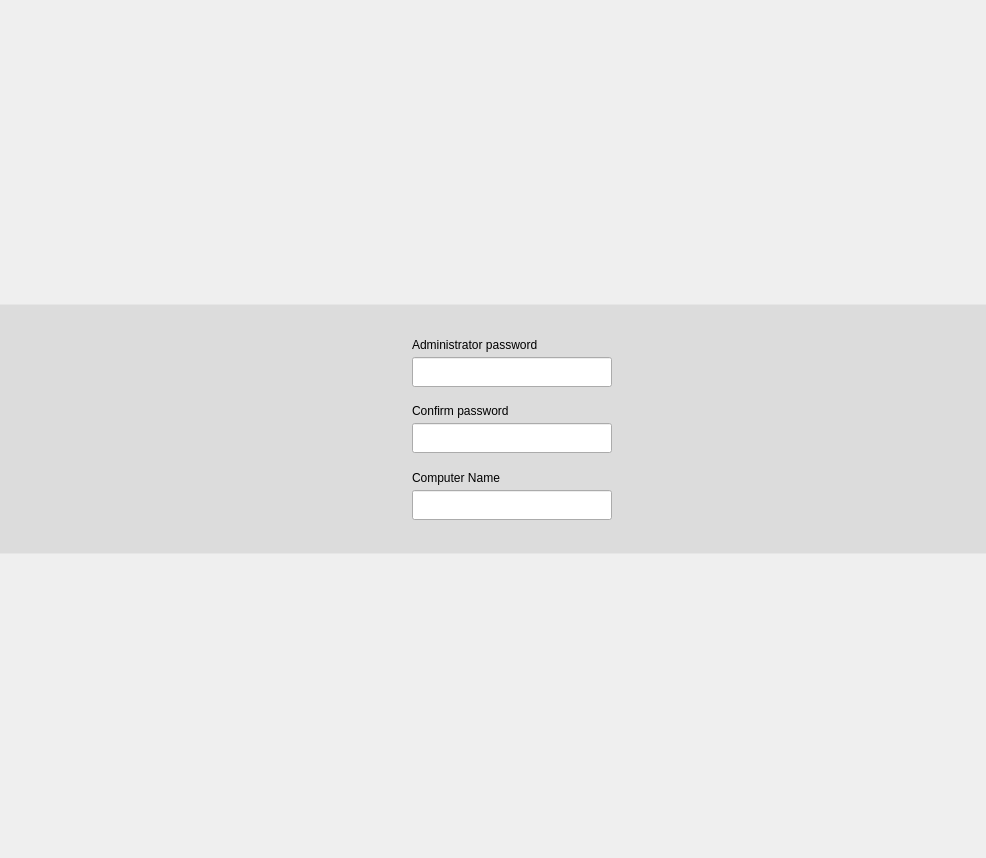
<?xml version="1.0" encoding="UTF-8"?>
<ui version="4.0">
 <class>RootPassWidget</class>
 <widget class="QWidget" name="RootPassWidget">
  <property name="geometry">
   <rect>
    <x>0</x>
    <y>0</y>
    <width>986</width>
    <height>858</height>
   </rect>
  </property>
  <property name="windowTitle">
   <string/>
  </property>
  <layout class="QGridLayout">
   <property name="margin">
    <number>0</number>
   </property>
   <item row="1" column="0" colspan="3">
    <widget class="QFrame" name="frame">
     <property name="sizePolicy">
      <sizepolicy hsizetype="Expanding" vsizetype="Preferred">
       <horstretch>0</horstretch>
       <verstretch>0</verstretch>
      </sizepolicy>
     </property>
     <property name="minimumSize">
      <size>
       <width>600</width>
       <height>250</height>
      </size>
     </property>
     <property name="maximumSize">
      <size>
       <width>16777215</width>
       <height>250</height>
      </size>
     </property>
     <property name="styleSheet">
      <string notr="true">#frame{
background-color: rgba(0,0,0,20);
border-top: 1px solid rgba(255, 255, 255, 75);/*white*/
border-bottom: 1px solid rgba(255, 255, 255, 75);/*white*/
}</string>
     </property>
     <property name="frameShape">
      <enum>QFrame::NoFrame</enum>
     </property>
     <property name="frameShadow">
      <enum>QFrame::Raised</enum>
     </property>
     <layout class="QHBoxLayout" name="horizontalLayout_2">
      <property name="spacing">
       <number>30</number>
      </property>
      <property name="leftMargin">
       <number>0</number>
      </property>
      <property name="topMargin">
       <number>20</number>
      </property>
      <property name="rightMargin">
       <number>0</number>
      </property>
      <property name="bottomMargin">
       <number>20</number>
      </property>
      <item>
       <spacer name="horizontalSpacer">
        <property name="orientation">
         <enum>Qt::Horizontal</enum>
        </property>
        <property name="sizeHint" stdset="0">
         <size>
          <width>40</width>
          <height>20</height>
         </size>
        </property>
       </spacer>
      </item>
      <item>
       <widget class="QLabel" name="pix">
        <property name="sizePolicy">
         <sizepolicy hsizetype="Fixed" vsizetype="Preferred">
          <horstretch>0</horstretch>
          <verstretch>0</verstretch>
         </sizepolicy>
        </property>
        <property name="text">
         <string/>
        </property>
        <property name="pixmap">
         <pixmap>:/gui/pics/meeting-participant-big.png</pixmap>
        </property>
        <property name="alignment">
         <set>Qt::AlignCenter</set>
        </property>
        <property name="wordWrap">
         <bool>false</bool>
        </property>
       </widget>
      </item>
      <item>
       <widget class="QFrame" name="groupBox">
        <property name="sizePolicy">
         <sizepolicy hsizetype="Fixed" vsizetype="Preferred">
          <horstretch>0</horstretch>
          <verstretch>0</verstretch>
         </sizepolicy>
        </property>
        <property name="frameShape">
         <enum>QFrame::NoFrame</enum>
        </property>
        <property name="frameShadow">
         <enum>QFrame::Raised</enum>
        </property>
        <layout class="QVBoxLayout" name="verticalLayout_2">
         <property name="spacing">
          <number>5</number>
         </property>
         <property name="margin">
          <number>0</number>
         </property>
         <item>
          <spacer name="verticalSpacer_3">
           <property name="orientation">
            <enum>Qt::Vertical</enum>
           </property>
           <property name="sizeHint" stdset="0">
            <size>
             <width>20</width>
             <height>40</height>
            </size>
           </property>
          </spacer>
         </item>
         <item>
          <widget class="QLabel" name="textLabel3">
           <property name="text">
            <string>Administrator password</string>
           </property>
           <property name="wordWrap">
            <bool>false</bool>
           </property>
           <property name="indent">
            <number>0</number>
           </property>
          </widget>
         </item>
         <item>
          <widget class="QLineEdit" name="pass1">
           <property name="minimumSize">
            <size>
             <width>200</width>
             <height>30</height>
            </size>
           </property>
           <property name="maximumSize">
            <size>
             <width>200</width>
             <height>30</height>
            </size>
           </property>
           <property name="styleSheet">
            <string notr="true"/>
           </property>
           <property name="inputMask">
            <string/>
           </property>
           <property name="echoMode">
            <enum>QLineEdit::Password</enum>
           </property>
          </widget>
         </item>
         <item>
          <spacer name="verticalSpacer">
           <property name="orientation">
            <enum>Qt::Vertical</enum>
           </property>
           <property name="sizeHint" stdset="0">
            <size>
             <width>20</width>
             <height>40</height>
            </size>
           </property>
          </spacer>
         </item>
         <item>
          <widget class="QLabel" name="textLabel3_2">
           <property name="text">
            <string>Confirm password</string>
           </property>
           <property name="wordWrap">
            <bool>false</bool>
           </property>
           <property name="indent">
            <number>0</number>
           </property>
          </widget>
         </item>
         <item>
          <widget class="QLineEdit" name="pass2">
           <property name="minimumSize">
            <size>
             <width>200</width>
             <height>30</height>
            </size>
           </property>
           <property name="maximumSize">
            <size>
             <width>200</width>
             <height>30</height>
            </size>
           </property>
           <property name="styleSheet">
            <string notr="true"/>
           </property>
           <property name="inputMask">
            <string/>
           </property>
           <property name="echoMode">
            <enum>QLineEdit::Password</enum>
           </property>
          </widget>
         </item>
         <item>
          <spacer name="verticalSpacer_2">
           <property name="orientation">
            <enum>Qt::Vertical</enum>
           </property>
           <property name="sizeHint" stdset="0">
            <size>
             <width>20</width>
             <height>40</height>
            </size>
           </property>
          </spacer>
         </item>
         <item>
          <widget class="QLabel" name="textLabel1_2">
           <property name="text">
            <string>Computer Name</string>
           </property>
           <property name="wordWrap">
            <bool>false</bool>
           </property>
          </widget>
         </item>
         <item>
          <widget class="QLineEdit" name="hostname">
           <property name="minimumSize">
            <size>
             <width>200</width>
             <height>30</height>
            </size>
           </property>
           <property name="maximumSize">
            <size>
             <width>200</width>
             <height>30</height>
            </size>
           </property>
           <property name="styleSheet">
            <string notr="true"/>
           </property>
           <property name="text">
            <string/>
           </property>
          </widget>
         </item>
         <item>
          <spacer name="verticalSpacer_4">
           <property name="orientation">
            <enum>Qt::Vertical</enum>
           </property>
           <property name="sizeHint" stdset="0">
            <size>
             <width>20</width>
             <height>40</height>
            </size>
           </property>
          </spacer>
         </item>
        </layout>
       </widget>
      </item>
      <item>
       <spacer name="horizontalSpacer_2">
        <property name="orientation">
         <enum>Qt::Horizontal</enum>
        </property>
        <property name="sizeHint" stdset="0">
         <size>
          <width>40</width>
          <height>20</height>
         </size>
        </property>
       </spacer>
      </item>
     </layout>
    </widget>
   </item>
   <item row="4" column="1">
    <spacer name="spacer">
     <property name="orientation">
      <enum>Qt::Vertical</enum>
     </property>
     <property name="sizeType">
      <enum>QSizePolicy::Expanding</enum>
     </property>
     <property name="sizeHint" stdset="0">
      <size>
       <width>20</width>
       <height>30</height>
      </size>
     </property>
    </spacer>
   </item>
   <item row="0" column="1">
    <spacer>
     <property name="orientation">
      <enum>Qt::Vertical</enum>
     </property>
     <property name="sizeType">
      <enum>QSizePolicy::Expanding</enum>
     </property>
     <property name="sizeHint" stdset="0">
      <size>
       <width>20</width>
       <height>30</height>
      </size>
     </property>
    </spacer>
   </item>
  </layout>
 </widget>
 <layoutdefault spacing="6" margin="11"/>
 <pixmapfunction>qPixmapFromMimeSource</pixmapfunction>
 <resources>
  <include location="../../data.qrc"/>
 </resources>
 <connections/>
</ui>
